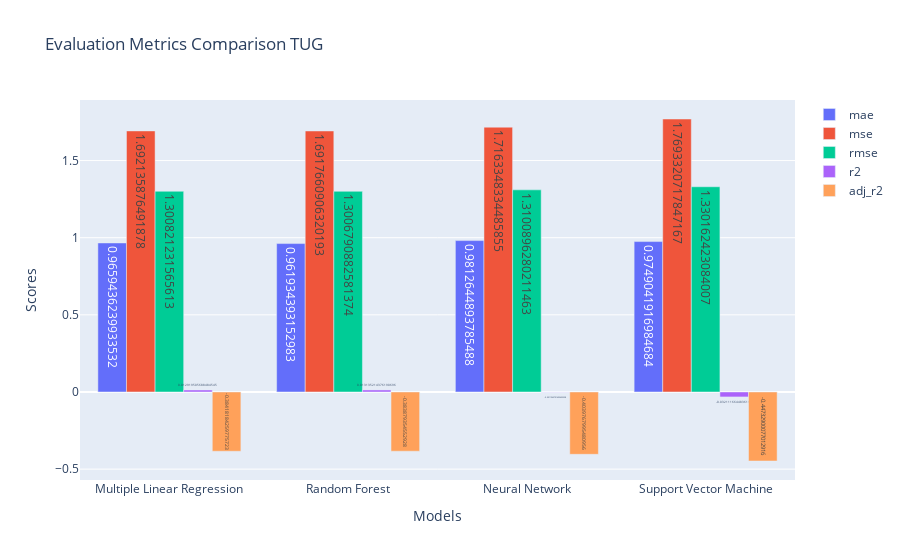

Write notebook code for a chart like this one.
### Code cell
# Extracting model names and metric scores
model_names = [d['model'] for d in regression_stats_test]
metric_labels = list(regression_stats_test[0].keys())[1:]
metric_scores = {metric: [d[metric] for d in regression_stats_test] for metric in metric_labels}

# Plotting the bar chart
fig = go.Figure()

for metric in metric_labels:
    fig.add_trace(go.Bar(
        x=model_names,
        y=metric_scores[metric],
        text=metric_scores[metric],  # Display the values on the bars
        textposition='auto',  # Position the text inside the bars
        name=metric
    ))

# Updating the layout
fig.update_layout(
    title='Evaluation Metrics Comparison TUG',
    xaxis_title='Models',
    yaxis_title='Scores',
    barmode='group'
)

# Display the plot
fig.show()

### Figure 1 — Plotly figure (JSON) as saved in the notebook; plotly's stock layout.template omitted (floating-point values rounded to 4 significant figures)
{"data": [{"name": "mae", "text": ["0.9659436239933532", "0.961934393152983", "0.9812644893785488", "0.9749041916984684"], "textposition": "auto", "type": "bar", "x": ["Multiple Linear Regression", "Random Forest", "Neural Network", "Support Vector Machine"], "y": [0.9659, 0.9619, 0.9813, 0.9749]}, {"name": "mse", "text": ["1.692135876491878", "1.6917660906320193", "1.7163348334485855", "1.7693320717847167"], "textposition": "auto", "type": "bar", "x": ["Multiple Linear Regression", "Random Forest", "Neural Network", "Support Vector Machine"], "y": [1.692, 1.692, 1.716, 1.769]}, {"name": "rmse", "text": ["1.300821231565613", "1.3006790882581374", "1.3100896280211463", "1.330162423084007"], "textposition": "auto", "type": "bar", "x": ["Multiple Linear Regression", "Random Forest", "Neural Network", "Support Vector Machine"], "y": [1.301, 1.301, 1.31, 1.33]}, {"name": "r2", "text": ["0.012919505688484545", "0.013135214376190696", "-0.0011965701695435538", "-0.0321116644836168"], "textposition": "auto", "type": "bar", "x": ["Multiple Linear Regression", "Random Forest", "Neural Network", "Support Vector Machine"], "y": [0.01292, 0.01314, -0.001197, -0.03211]}, {"name": "adj_r2", "text": ["-0.38418184259775723", "-0.383879354552928", "-0.4039767995480956", "-0.44732900077012916"], "textposition": "auto", "type": "bar", "x": ["Multiple Linear Regression", "Random Forest", "Neural Network", "Support Vector Machine"], "y": [-0.3842, -0.3839, -0.404, -0.4473]}], "layout": {"barmode": "group", "title": {"text": "Evaluation Metrics Comparison TUG"}, "xaxis": {"title": {"text": "Models"}}, "yaxis": {"title": {"text": "Scores"}}}}
